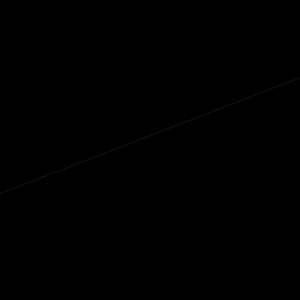
Frame 1 (no input)
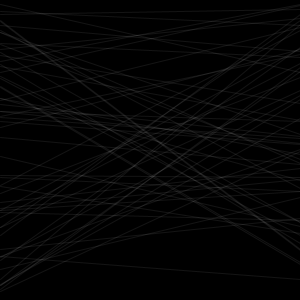
Frame 60 (the mouse pressed at the canvas centre just before this capture)
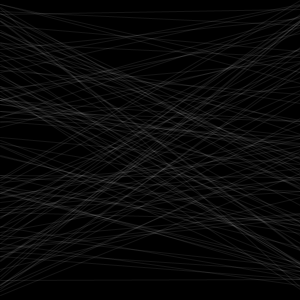
Frame 120 (the mouse held since frame 60 and released just before this capture)

The Processing sketch that drew these frames (run headless with seeded random() and noise(); from frame 60 on, the mouse is pressed at the canvas centre):

// Processing sketch: processing_45010
// ── processing_45010.pde

void setup() {
  size (300,300);
  background(0);
  smooth();
  stroke (255,20); 
}

void draw () {
 // background(0);
  line (0 , random(300) , 300,  random(300) ); 
}

                
                
